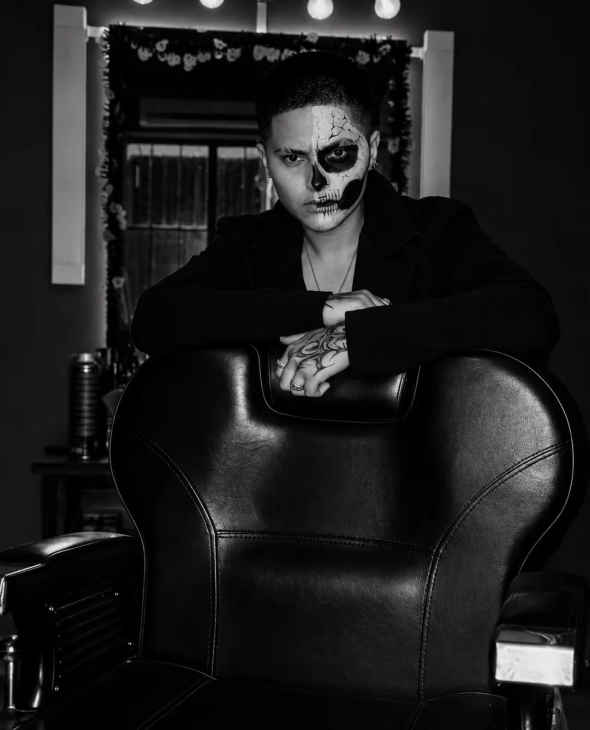
#> input picture fotos-originales/frida-bn.jpg, 1179 x 1460 px (shown at 1/2 size)
$ python optimizar-imagenes.py
#> lines starting #> are read from the running program, lines starting #| are printed output that depends on the picture
"""Genera las versiones optimizadas (WebP + JPG) de las fotos del sitio.

Uso:  python3 scripts/optimizar-imagenes.py
Lee de fotos-originales/ y escribe en public/img/.
"""
from pathlib import Path
from PIL import Image, ImageFilter
import random

SRC = Path(__file__).resolve().parent.parent / "fotos-originales"
OUT = Path(__file__).resolve().parent.parent / "public" / "img"
OUT.mkdir(parents=True, exist_ok=True)


def save(im, name, widths):
    for w in widths:
        if w > im.width:
            w = im.width
        r = im.resize((w, round(im.height * w / im.width)), Image.LANCZOS)
        r.save(OUT / f"{name}-{w}.webp", "WEBP", quality=80, method=6)
    im.save(OUT / f"{name}.jpg", "JPEG", quality=84, optimize=True, progressive=True)


bn = Image.open(SRC / "frida-bn.jpg").convert("RGB")
#> bn is the input picture: PIL image 1179x1460 RGB; mean R, G, B 29.6, 29.5, 29.5
color = Image.open(SRC / "frida-color.jpg").convert("RGB")
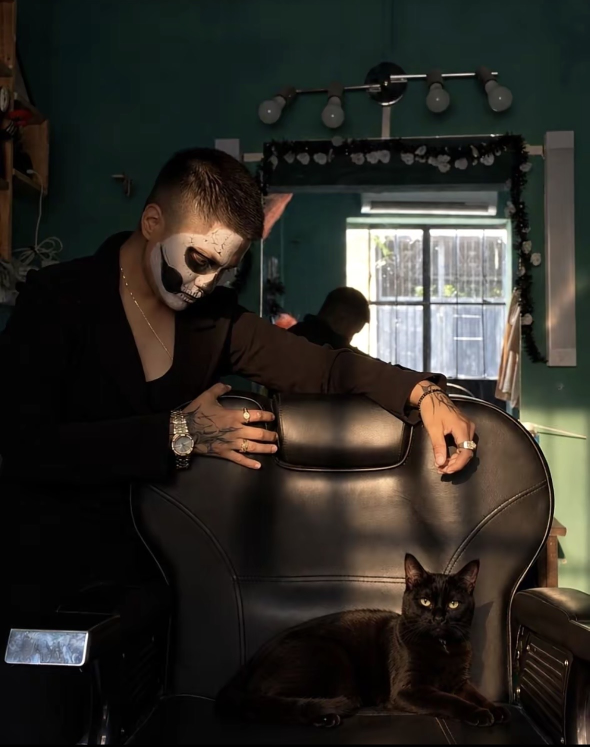
#> input picture fotos-originales/frida-color.jpg, 1179 x 1493 px (shown at 1/2 size)
#> color is the input picture: PIL image 1179x1493 RGB; mean R, G, B 45.4, 43.4, 38

save(bn, "frida-bn", [640, 960, 1179])
save(color, "frida-color", [640, 960, 1179])

# Detalles (recortes de las fotos reales)
save(bn.crop((380, 470, 940, 890)), "detalle-manos", [560])
save(color.crop((560, 960, 1179, 1493)), "detalle-gato", [619])
#> the loop in save (call 4), `for w in widths:` made 1 pass
#> pass 1, in save (call 4), `r = im.resize((w, round(im.height * w / im.width)), Image.LANCZOS)`:
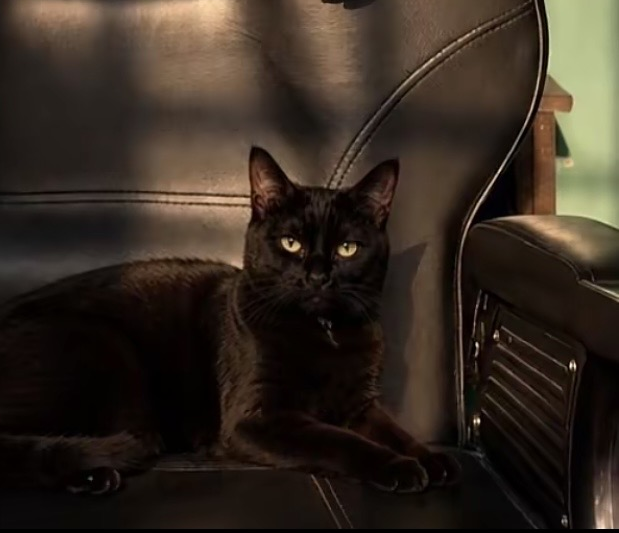
#> r: PIL image 619x533 RGB; mean R, G, B 52.9, 42.7, 33.3
save(color.crop((560, 90, 1179, 790)), "detalle-espejo", [619])
#> the loop in save (call 5), `for w in widths:` made 1 pass
#> pass 1, in save (call 5), `r = im.resize((w, round(im.height * w / im.width)), Image.LANCZOS)`:
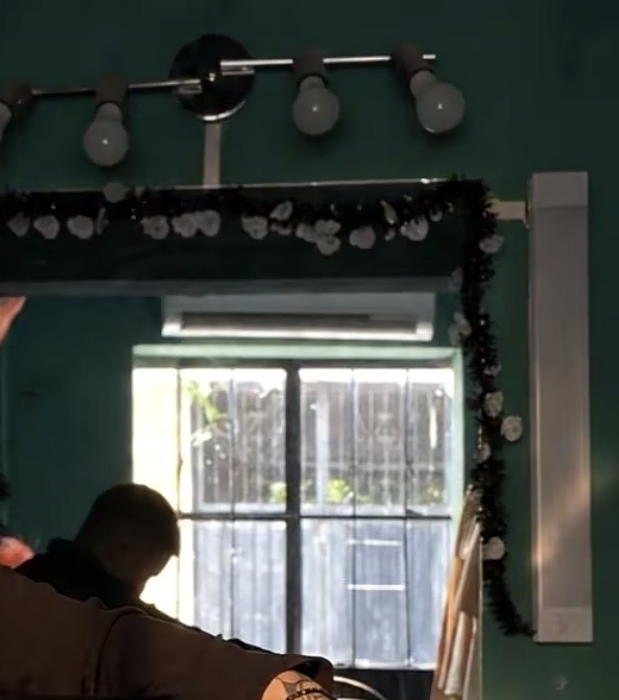
#> r: PIL image 619x700 RGB; mean R, G, B 71.7, 76, 72.1

# Grano sutil
random.seed(7)
g = Image.new("L", (160, 160))
#> g: PIL image 160x160 L; every value is 0
g.putdata([random.randint(0, 255) for _ in range(160 * 160)])
g = g.filter(ImageFilter.GaussianBlur(0.4))
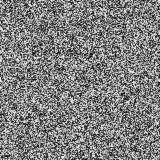
#> g: PIL image 160x160 L; min 10, max 245, mean 127.6
a = g.point(lambda v: int(abs(v - 128) * 0.35))
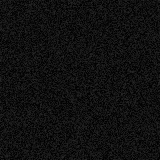
#> a: PIL image 160x160 L; min 0, max 41, mean 16
grain = Image.merge("LA", (g, a))
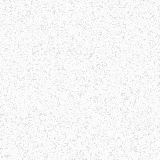
#> grain: PIL image 160x160 LA; mean R, G, B, A 127.6, 127.6, 127.6, 16; transparent parts drawn white
grain.save(OUT / "grano.png", optimize=True)

# Miniaturas cuadradas para la esfera de la galería (recortes de las fotos reales)
TILES = [
    ("bn", (330, 130, 850, 650)),      # 1 retrato
    ("bn", (400, 500, 900, 1000)),     # 2 manos
    ("bn", (230, 800, 930, 1460)),     # 3 sillón
    ("bn", (200, 0, 960, 520)),        # 4 espejo y focos
    ("color", (150, 370, 660, 880)),   # 5 perfil
    ("color", (700, 1040, 1179, 1493)),  # 6 gato
    ("color", (220, 690, 700, 1170)),  # 7 reloj y tatuajes
    ("color", (600, 360, 1080, 840)),  # 8 ventana
    ("color", (470, 60, 1090, 680)),   # 9 focos
]
for n, (src, box) in enumerate(TILES, 1):
    im = (bn if src == "bn" else color).crop(box)
    side = min(im.size)
    im = im.crop((0, 0, side, side)).resize((360, 360), Image.LANCZOS)
    im.save(OUT / f"esfera-{n}.webp", "WEBP", quality=78, method=6)
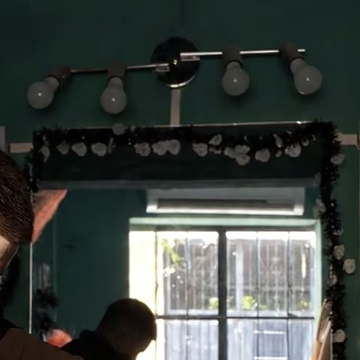
#> im: PIL image 360x360 RGB; mean R, G, B 62.5, 68.7, 65.2
